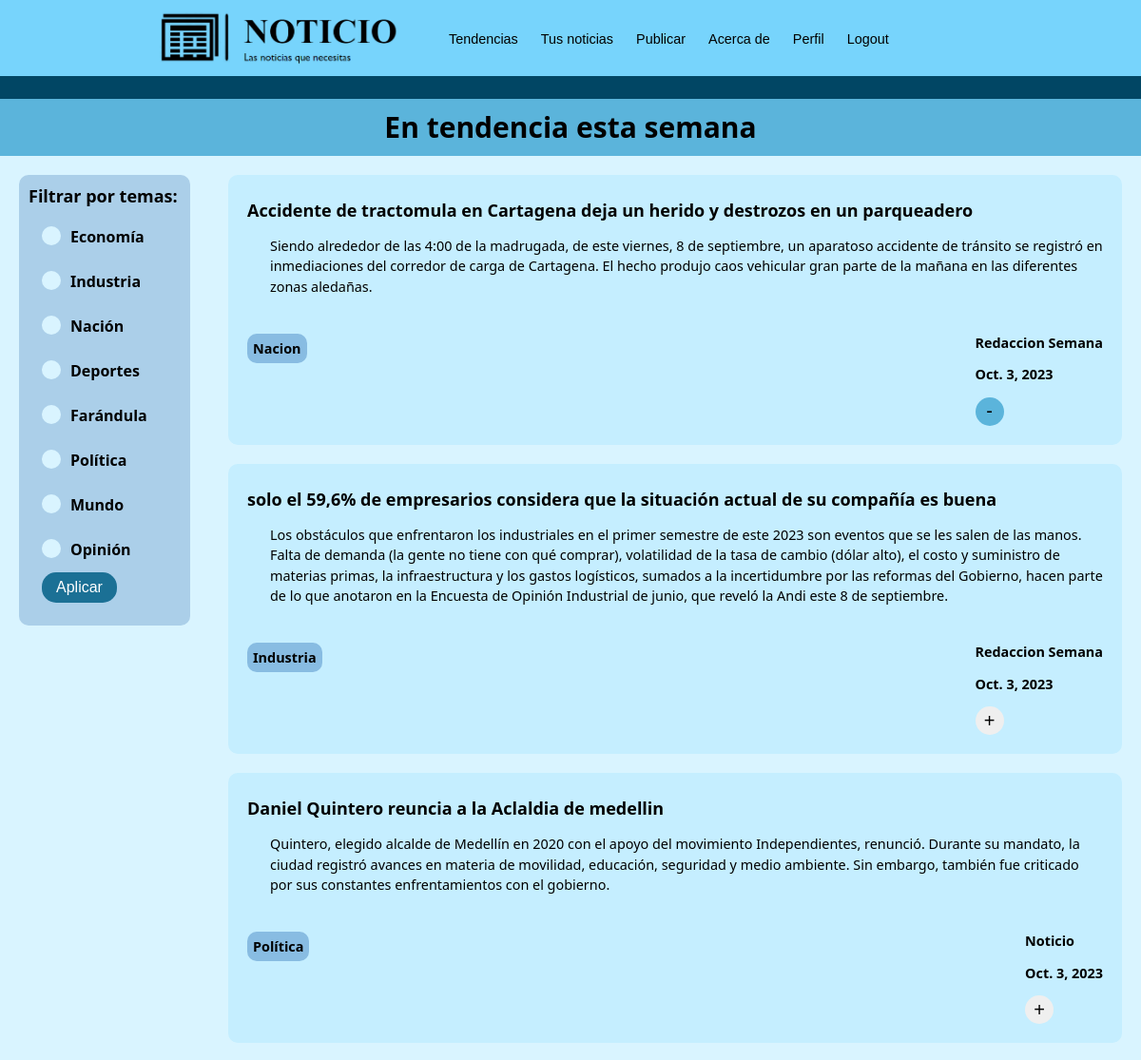
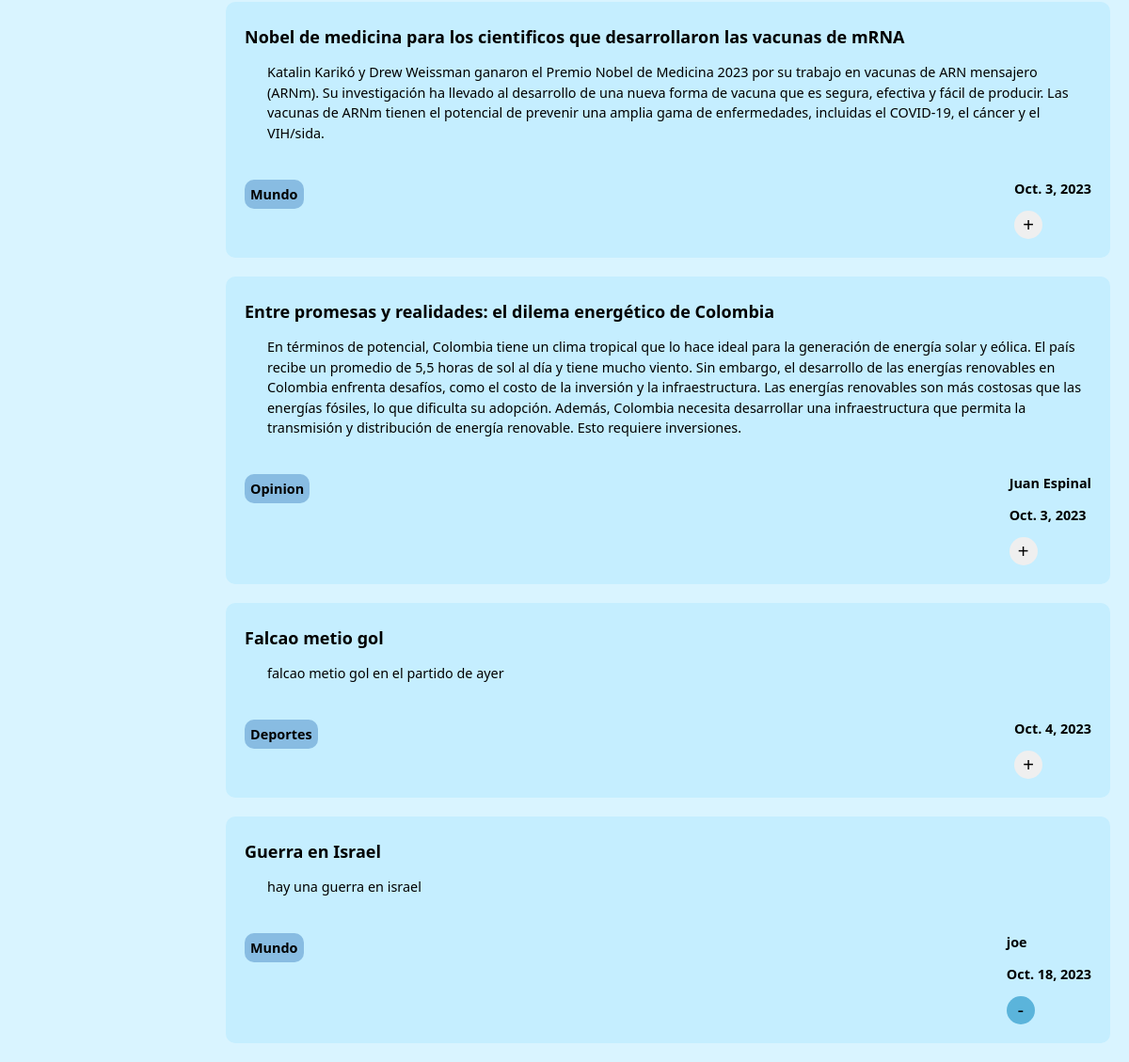
The page /tusnoticias (signed in) on the database its author committed (2 pictures, top to bottom).
### main/models.py (models this page shows, shortened)
class Noticia(models.Model):
    TAGS = (
        ('Nacion','Nacion'),
        ("Industria","Industria"),
        ("Economia","Economia"),
        ("Deportes","Deportes"),
        ("Farandula","Farandula"),
        ("Política","Política"),
        ("Mundo","Mundo"),
        ("Opinion","Opinion"),
    )
    autor = models.CharField(max_length=30)
    tags = models.CharField(max_length=50, choices = TAGS)
    titulo = models.TextField(max_length=200)
    resumen = models.TextField(max_length=600)
    fecha = models.DateField(auto_now=True)
    user = models.ForeignKey('CustomUser', on_delete=models.CASCADE,null=True,blank=True)
    url = models.CharField(max_length=200, null=True, blank = True)
    contenido = models.TextField(max_length=4000,null=True)
    class Meta:
        ordering = ["fecha"]

### main/views.py (the view, shortened to what this page needs)
# urls.py: path('tusnoticias', views.tusnoticias)
@login_required
def tusnoticias(request):
    tags = ['Nacion','Industria', 'Economia', 'Deportes', 'Farandula','Política','Mundo','Opinion']
    applied_tags = []
    for tag in tags:
        if request.GET.get(tag):
            applied_tags.append(tag)
    noticias = Noticia.objects.all().order_by('fecha').reverse()
    if applied_tags == []:
        applied_tags = tags
    preferences = set(request.user.preferences)
    noticias = noticias.annotate(
        custom_order= Case(
            When(tags__in=preferences, then=Value(1)),
            default=Value(0),
            output_field=IntegerField()
        )
    ).order_by('custom_order')
    if request.method == 'GET':
        return render(request, "main/tendencias.html", {"noticias":noticias, "applied_tags":applied_tags})

### main/templates/main/tendencias.html (shortened to what this page needs)
{% extends 'main/layouts/nav1.html' %}
{% block content %}
<div id="subtitulo" class="contenedor-subtitulo">
    <p class="subtitle">En tendencia esta semana</p>
</div>
<div class="fondo">
    <div style="display: flex; flex-direction: column">
        <div id="filtros" class="filtros">
            <p class="subtitle2">Filtrar por temas:</p>
            <form class="form-filtros" method="get">
                <input type="checkbox" name = "Economia" class="form-checkbox" id="eco">
                <label for="eco" class="form-option">Economía</label><br><br>
                <input type="checkbox" name = "Industria" class="form-checkbox" id="ind">
                <label for="ind" class="form-option">Industria</label><br><br>
                <input type="checkbox" name = "Nacion" class="form-checkbox" id="nac">
                <label for="nac" class="form-option">Nación</label><br><br>
                <input type="checkbox" name = "Deportes" class="form-checkbox" id="dep">
                <label for="dep" class="form-option">Deportes</label><br><br>
                <input type="checkbox" name = "Farandula" class="form-checkbox" id="far">
                <label for="far" class="form-option">Farándula</label><br><br>
                <input type="checkbox" name = "Politica" class="form-checkbox" id="pol">
                <label for="pol" class="form-option">Política</label><br><br>
                <input type="checkbox" name = "Mundo" class="form-checkbox" id="mun">
                <label for="mun" class="form-option">Mundo</label><br><br>
                <input type="checkbox" name = "Opinion" class="form-checkbox" id="op">
                <label for="op" class="form-option">Opinión</label><br>
                <input type="submit" class="submit-btn" value="Aplicar">
            </form>
        </div>
    </div>
    <div class="contenedor-noticias">
        {% for noticia in noticias %}
        {% if noticia.tags in applied_tags %}
        <div class="noticia">
            {% if noticia.url == null %}
            <a class="titulo-noticia" href = '/noticia/{{noticia.id}}' target = "_blank"><h2>{{noticia.titulo}}</h2></a>
            {% else %}
            <a class="titulo-noticia" href = {{noticia.url}} target = "_blank"><h2>{{noticia.titulo}}</h2></a>
            {% endif %}
            <article class="bloque-texto">{{noticia.resumen}}</article>
            <div class="info-noticia">
                <p class="tag-noticia">{{noticia.tags}}</p>
                <div>
                    <p>{{noticia.autor}}</p>
                    <p>{{noticia.fecha}}</p>
                    {% if user.is_authenticated %}
                        {%if not noticia in user.saved_news.all %}
                        <form class="guardar" method="post">
                            <input type="submit" value="+" class="save-btn">
                        </form>
                        {% else %}
                        <form class="'guardar" method="post">
                            <input type="submit" value="-" class="unsave-btn">
                        </form>
                        {% endif %}
                    {% endif %}
                </div>
            </div>
        </div>
        {% endif %}
        {% endfor %}
    </div>
</div>
{% endblock %}

### main/static/clases.css (style rules this page uses)
html { scroll-behavior: smooth; }
body { margin: 0px; font-family: system-ui, -apple-system, BlinkMacSystemFont, 'Segoe UI', Roboto, Oxygen, Ubuntu, Cantarell, 'Open Sans', 'Helvetica Neue', sans-serif; min-height: 100vh; background-color: #D9F4FF; }
a { text-decoration: none; color: #1B7095; }
.bloque-texto { padding-left: 2vw; line-height: 1.5; margin-bottom: 2vw; border-radius: 10px; font-size: max(13px, 1.2vw) }
.contenedor-subtitulo { display: flex; justify-content: center; align-items: center; background-color: #5BB4DB; width: 100%; height: 5vw; min-height: 40px; position: relative; z-index: 1 }
.contenedor-noticias { width: 100%; }
.titulo-noticia { text-decoration: none; color: black; font-size: max(10px, 1vw); }
.subtitle { font-size: max(20px, 2.5vw); font-weight: 700; margin: 0px; }
.subtitle2 { padding: 10px; font-size: max(1.5vw, 16px); font-weight: 700; margin: 0px; }
.form-filtros { padding-left: max(2vw, 15px); padding-top: 10px; font-weight: 600; width: inherit; height: 35vw; min-height: 400px; max-height: 450px; }
.form-checkbox { appearance: none; -webkit-appearance: none; -moz-appearance: none; width: 20px; height: 20px; background-color: #D9F4FF; border-radius: 50%; outline: none; margin: 0px; font-size: auto; }
.form-option { position: absolute; padding-left: 10px; }
.fondo { display: flex; background-color: #D9F4FF; height: 100%; }
.filtros { position: sticky; background-color: #ABCFE9; margin: 20px; top: 20px; width: 15vw; min-width: 130px; border-radius: 10px; }
.noticia { background-color: #C5EEFF; border-radius: 10px; margin: 20px; padding: 20px; padding-top: 10px; }
.info-noticia { display: flex; justify-content: space-between; font-weight: 600; font-size: max(13px, 1.2vw); }
.tag-noticia { background-color: #88BCE2; border-radius: 10px; align-self: baseline; padding: max(6px, 0.5vw); }
.submit-btn { background-color: #1B7095; border-radius: 15px; color: white; border: #D9F4FF; margin-top: 10px; font-size: inherit; padding: 7px; padding-left: 15px; padding-right: 15px; }
.save-btn { width: 30px; height: 30px; font-size: 20px; border: none; border-radius: 50% }
.unsave-btn { background-color: #5BB4DB; width: 30px; height: 30px; font-size: 20px; border: none; border-radius: 50% }

### rows shown on the page
Noticia: titulo "Accidente de tractomula en Cartagena deja un herido y destrozos en un parqueadero", resumen "Siendo alrededor de las 4:00 de la madrugada, de este viernes, 8 de septiembre, un aparatoso accidente de tránsito se registró en inmediaciones del corredor de carga de Cartagena. El hecho produjo caos vehicular gran parte de la mañana en las diferentes zonas aledañas.", tags "Nacion", autor "Redaccion Semana", fecha "Oct. 3, 2023"
Noticia: titulo "solo el 59,6% de empresarios considera que la situación actual de su compañía es buena", resumen "Los obstáculos que enfrentaron los industriales en el primer semestre de este 2023 son eventos que se les salen de las manos. Falta de demanda (la gente no tiene con qué comprar), volatilidad de la tasa de cambio (dólar alto), el costo y suministro de materias primas, la infraestructura y los gastos logísticos, sumados a la incertidumbre por las reformas del Gobierno, hacen parte de lo que anotaron en la Encuesta de Opinión Industrial de junio, que reveló la Andi este 8 de septiembre.", tags "Industria", autor "Redaccion Semana", fecha "Oct. 3, 2023"
Noticia: titulo "Daniel Quintero reuncia a la Aclaldia de medellin", resumen "Quintero, elegido alcalde de Medellín en 2020 con el apoyo del movimiento Independientes, renunció. Durante su mandato, la ciudad registró avances en materia de movilidad, educación, seguridad y medio ambiente. Sin embargo, también fue criticado por sus constantes enfrentamientos con el gobierno.", tags "Política", autor "Noticio", fecha "Oct. 3, 2023"
Noticia: titulo "Nobel de medicina para los cientificos que desarrollaron las vacunas de mRNA", resumen "Katalin Karikó y Drew Weissman ganaron el Premio Nobel de Medicina 2023 por su trabajo en vacunas de ARN mensajero (ARNm). Su investigación ha llevado al desarrollo de una nueva forma de vacuna que es segura, efectiva y fácil de producir. Las vacunas de ARNm tienen el potencial de prevenir una amplia gama de enfermedades, incluidas el COVID-19, el cáncer y el VIH/sida.", tags "Mundo", fecha "Oct. 3, 2023"
Noticia: titulo "Entre promesas y realidades: el dilema energético de Colombia", resumen "En términos de potencial, Colombia tiene un clima tropical que lo hace ideal para la generación de energía solar y eólica. El país recibe un promedio de 5,5 horas de sol al día y tiene mucho viento. Sin embargo, el desarrollo de las energías renovables en Colombia enfrenta desafíos, como el costo de la inversión y la infraestructura. Las energías renovables son más costosas que las energías fósiles, lo que dificulta su adopción. Además, Colombia necesita desarrollar una infraestructura que permita la transmisión y distribución de energía renovable. Esto requiere inversiones.", tags "Opinion", autor "Juan Espinal", fecha "Oct. 3, 2023"
Noticia: titulo "Falcao metio gol", resumen "falcao metio gol en el partido de ayer", tags "Deportes", fecha "Oct. 4, 2023"
Noticia: titulo "Guerra en Israel", resumen "hay una guerra en israel", tags "Mundo", autor "joe", fecha "Oct. 18, 2023"
